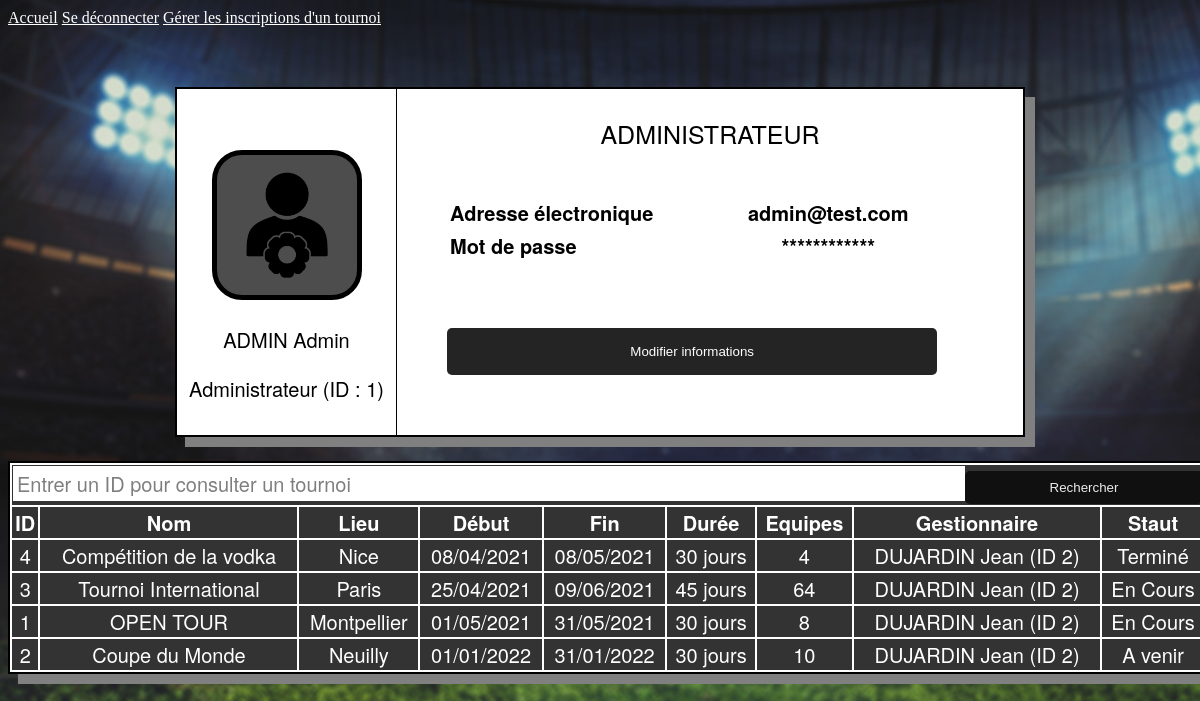
Screenshot of /php/Profil.php (signed in) with the database file from the repository.
### tables this page shows
CREATE TABLE IF NOT EXISTS Utilisateur
(
	idUtilisateur INTEGER NOT NULL PRIMARY KEY,
	nom VARCHAR(25) NOT NULL,
	prenom VARCHAR(25) NOT NULL,
	email VARCHAR(200) NOT NULL UNIQUE,
	motDePasse VARCHAR(64) NOT NULL,  
	role ENUM('Utilisateur', 'Administrateur') NOT NULL
) DEFAULT CHARSET=utf8;

CREATE TABLE IF NOT EXISTS Tournoi
(
	idTournoi INTEGER NOT NULL PRIMARY KEY,
	nom VARCHAR(25) NOT NULL,
	dateDeb DATE NOT NULL,
	duree INTEGER NOT NULL,
	idGestionnaire INTEGER NOT NULL,
	lieu VARCHAR(25) NOT NULL,
	nombreTotalEquipes INTEGER NOT NULL,
	CONSTRAINT FK_Tournoi_Gestionnaire FOREIGN KEY (idGestionnaire) REFERENCES Gestionnaire(idGestionnaire) ON UPDATE CASCADE ON DELETE CASCADE
) DEFAULT CHARSET=utf8;

### BDD/reqUtilisateur.php (called while the page is built, shortened)
<?php
	include_once(realpath(dirname(__FILE__)).'/../module/Utilisateur.php');
	function getUtilisateur(string $id)
	{
		include('DataBaseLogin.inc.php');
		$connexion = new mysqli($server, $user, $passwd, $db);
		$requete = "SELECT * FROM Utilisateur WHERE idUtilisateur = \"$id\";";
		$res = $connexion->query($requete);
		$objTemp = $res->fetch_object();
		$idUtilisateur = strval($objTemp->idUtilisateur);
		$nom = strval($objTemp->nom);
		$prenom = strval($objTemp->prenom);
		$email = strval($objTemp->email);
		$motDePasse = strval($objTemp->motDePasse);
		$role = strval($objTemp->role);
		return new Utilisateur($idUtilisateur, $nom, $prenom, $email, $motDePasse, $role);
	}
	function getUtilisateurWithEmail(string $login)
	{
		include('DataBaseLogin.inc.php');
		$connexion = new mysqli($server, $user, $passwd, $db);
		$requete = "SELECT * FROM Utilisateur WHERE email = \"$login\";";
		$res = $connexion->query($requete);
		$objTemp = $res->fetch_object();
		$idUtilisateur = strval($objTemp->idUtilisateur);
		$nom = strval($objTemp->nom);
		$prenom = strval($objTemp->prenom);
		$email = strval($objTemp->email);
		$motDePasse = strval($objTemp->motDePasse);
		$role = strval($objTemp->role);
		return new Utilisateur($idUtilisateur, $nom, $prenom, $email, $motDePasse, $role);
	}
?>

### module/Utilisateur.php (called while the page is built, shortened)
<?php
	class Utilisateur extends Entite
	{
		private $m_idUtilisateur;
		private $m_nom;
		private $m_prenom;
		private $m_email;
		private $m_motDePasse;
		private $m_role;
		public function __construct(int $idU, string $nom, string $prenom, string $email, string $motDePasse, string $role)
		{
			$this->m_idUtilisateur = $idU;
			$this->m_nom = $nom;
			$this->m_prenom = $prenom;
			$this->m_email = $email;
			$this->m_motDePasse = $motDePasse;
			$this->m_role = $role;
		}
		public function getIdUtilisateur()
		{
			return $this->m_idUtilisateur;
		}
		public function getNom()
		{
			return $this->m_nom;
		}
		public function getPrenom()
		{
			return $this->m_prenom;
		}
		public function getEmail()
		{
			return $this->m_email;
		}
		public function getMdp()
		{
			return $this->m_motDePasse;
		}
		public function getRole()
		{
			return $this->m_role;
		}
	}
?>

### BDD/reqGestionnaire.php (called while the page is built, shortened)
<?php
	include_once('reqUtilisateur.php');
	include_once('../module/Utilisateur.php');
	include_once('../module/Gestionnaire.php');
	function estGestionnaire(string $id)
	{
		include('DataBaseLogin.inc.php');
		$connexion = new mysqli($server, $user, $passwd, $db);
		$requete = "SELECT idGestionnaire FROM Gestionnaire WHERE idGestionnaire = \"$id\";";
		$res = $connexion->query($requete);
		$objTemp = $res->fetch_object();
		$idGestionnaire = strval($objTemp->idGestionnaire);
		if(empty($idGestionnaire))
			return false;
		return true;
	}
	function getGestionnaire(string $id)
	{
		include('DataBaseLogin.inc.php');
		$connexion = new mysqli($server, $user, $passwd, $db);
		$requete = "SELECT * FROM Gestionnaire WHERE idGestionnaire = \"$id\";";
		$res = $connexion->query($requete);
		$objTemp = $res->fetch_object();
		$idGestionnaire = strval($objTemp->idGestionnaire);
		$ut = getUtilisateur($id);
		return new Gestionnaire($ut->getIdUtilisateur(), $ut->getNom(), $ut->getPrenom(), $ut->getEmail(), $ut->getMdp(), $ut->getRole(), $idGestionnaire);
	}
?>

### BDD/reqJoueur.php (called while the page is built, shortened)
<?php
	include_once('reqUtilisateur.php');
	include_once('../module/Utilisateur.php');
	function estJoueur(string $id)
	{
		include('DataBaseLogin.inc.php');
		$connexion = new mysqli($server, $user, $passwd, $db);
		$requete = "SELECT idJoueur FROM Joueur WHERE idJoueur = \"$id\";";
		$res = $connexion->query($requete);
		$objTemp = $res->fetch_object();
		$idJoueur = strval($objTemp->idJoueur);
		if(empty($idJoueur))
			return false;
		return true;
	}
?>

### BDD/reqTournoi.php (called while the page is built, shortened)
<?php
	include_once('reqGestionnaire.php');
	include_once('../module/Tournoi.php');
	function getTournoi(string $id)
	{
		include('DataBaseLogin.inc.php');
		$connexion = new mysqli($server, $user, $passwd, $db);
		$requete = "SELECT * FROM Tournoi WHERE idTournoi = \"$id\";";
		$res = $connexion->query($requete);
		$objTemp = $res->fetch_object();
		$idTournoi = strval($objTemp->idTournoi);
		$nom = strval($objTemp->nom);
		$dateDeb = strval($objTemp->dateDeb);
		$duree = strval($objTemp->duree);
		$idGestionnaire = strval($objTemp->idGestionnaire);
		$lieu = strval($objTemp->lieu);
		$nombreTotalEquipes = strval($objTemp->nombreTotalEquipes);
		$gest = getGestionnaire($idGestionnaire);
		return new Tournoi($idTournoi, $nom, $dateDeb, $duree, $gest->getIdGestionnaire(), $lieu, $nombreTotalEquipes);
	}
	function getAllTournoibyDate()
	{
		include('DataBaseLogin.inc.php');
		$connexion = new mysqli($server, $user, $passwd, $db);
		$requete = "SELECT * FROM Tournoi ORDER BY dateDeb;";
		$res = $connexion->query($requete);
		$tabTournois = array();
		while($obj = $res->fetch_object())
		{
			array_push($tabTournois, getTournoi($obj->idTournoi));
		}
		return $tabTournois;
	}
?>

### module/Gestionnaire.php (called while the page is built, shortened)
<?php
	include_once('Utilisateur.php');
	class Gestionnaire extends Utilisateur
	{
		private $m_idGestionnaire;
		public function __construct(int $idU, string $nom, string $prenom, string $email, string $motDePasse, string $role, int $idG)
		{
			$this->m_idGestionnaire = $idG;
		}
		public function getIdGestionnaire()
		{
			return $this->m_idGestionnaire;
		}
	}
?>

### module/Tournoi.php (called while the page is built, shortened)
<?php
	include_once('TasMax.php');
	include_once('Gestionnaire.php');
	class Tournoi extends Entite
	{
		private $m_idTournoi;
		private $m_nom;
		private $m_dateDeb;
		private $m_duree;
		private $m_lieu;
		private $m_nombreTotalEquipes;
		public function __construct(int $idT, string $nom, string $dateDeb, string $duree, int $idG, string $lieu, string $nombreTotalEquipes)
		{
			$this->m_idTournoi = $idT;
			$this->m_nom = $nom;
			$this->m_dateDeb = $dateDeb;
			$this->m_duree = $duree;
			$this->m_lieu = $lieu;
			$this->m_nombreTotalEquipes = $nombreTotalEquipes;
		}
		public function getIdTournoi()
		{
			return $this->m_idTournoi;
		}
		public function getNom()
		{
			return $this->m_nom;
		}
		public function getDateDeb()
		{
			return $this->m_dateDeb;
		}
		public function getDuree()
		{
			return $this->m_duree;
		}
		public function getLieu()
		{
			return $this->m_lieu;
		}
		public function getNombreTotalEquipes()
		{
			return $this->m_nombreTotalEquipes;
		}
		public function termine()
		{
			$ajoutDuree = strtotime($this->m_dateDeb. '+'.$this->m_duree.' days');
			$today = strtotime(date("d-m-Y"));
			return ($ajoutDuree<$today) ;
		}
		public function enCours()
		{
			$dateTournoi = strtotime($this->m_dateDeb);
			$today = strtotime(date("d-m-Y"));
			$ajoutDuree = strtotime($this->m_dateDeb. '+'.$this->m_duree.' days');
			return ($dateTournoi<=$today)&&($ajoutDuree>=$today) ;
		}
	}
?>

### php/Profil.php (the view, shortened to what this page needs)
<?php
	include_once('../BDD/reqGestionnaire.php');
	$ut = getUtilisateurWithEmail($_SESSION['login']);
	$estAdministrateur = ($ut->getRole() === "Administrateur");
	$estGestionnaire = estGestionnaire($ut->getIdUtilisateur());
	$estJoueur = estJoueur($ut->getIdUtilisateur());
	$id = $ut->getIdUtilisateur();
?>
<!DOCTYPE html>
<html lang="fr">
	<head>
		<link rel="stylesheet" type="text/css" href="../css/styleProfil.css" />
	</head>
	<body id="body">
		<div id="header">
			<a href="../index.php">Accueil</a>
			<a href="Logout.php">Se déconnecter</a>
			<a href="ChoixInscription.php">Gérer les inscriptions d'un tournoi</a>
		</div>
		<div id="container-main">
			<div id="section1">
				<img src="../img/gestionnaire2.png">
				<?php
				echo '<p style="text-align:center">'.$ut->getNom().' '.$ut->getPrenom().'</p><p style="text-align:center">'.$ut->getRole().' (ID : '.$ut->getIdUtilisateur().') ';
				?>
			</div>
			<div id="section2">
				<?php
				if($estGestionnaire)
					echo  '<p id="maj">Gestionnaire</p>';
				elseif($estJoueur)
				{
					$joueur = getJoueur($id);
					$equipe = getEquipe($joueur->getIdJoueur()) ;
					echo  '<p id="maj">Joueur ('.$equipe->getNomEquipe().')</p>';
					if($joueur->getCapitaine())
						echo  '<p style="text-align:center">- Capitaine -</p>';
				}
				else
					echo '<p id="maj">'.$ut->getRole().'</p>';
				if(!isset($_POST['modifier']))
				{
					echo
					'<div id="section3">
						<table>
							<tr>
								<th style="text-align:left">Adresse électronique</th><th>'.$ut->getEmail().'</th>
							</tr>
							<tr>
								<th style="text-align:left">Mot de passe</th><th>************</th>
							</tr>
						</table>
						<form action="Profil.php" method="POST">
							<button type="submit" class="envoi" name="modifier" value="Envoyer" style="margin-top:45px">Modifier informations</button>
						</form>
					</div>';
				}
				echo '
				</div>
				</div>';
				if($estAdministrateur)
				{
					$tabTournois = getAllTournoiByDate();
					echo '<div id="tab">
					<table>
						<tr>
							<form action="Profil.php" method="post">
								<tr><th colspan="9" style="text-align:left">
								<input type="number" name="idT" id="idT" placeholder="Entrer un ID pour consulter un tournoi"><button type="submit" class="btn" name="envoiValeurs" value="Envoyer">Rechercher</button>
							</form>
							</th></tr>
							<th>ID</th>
							<th>Nom</th>
							<th>Lieu</th>
							<th>Début</th>
							<th>Fin</th>
							<th>Durée</th>
							<th>Equipes</th>
							<th>Gestionnaire</th>
							<th>Staut</th>
						</tr>';
					for($i=0;$i<sizeof($tabTournois);++$i)
					{
						$idG = $tabTournois[$i]->getIdGestionnaire();
						$gest = getGestionnaire($idG) ;
						echo'
						<tr>
						<td>'.$tabTournois[$i]->getIdTournoi().'</td>
						<td>'.$tabTournois[$i]->getNom().'</td>
						<td>'.$tabTournois[$i]->getLieu().'</td>
						<td>'.date("d/m/Y", strtotime($tabTournois[$i]->getDateDeb())).'</td>
						<td>'.date("d/m/Y", strtotime($tabTournois[$i]->getDateDeb(). '+'.$tabTournois[$i]->getDuree().' days')).'</td>
						<td>'.$tabTournois[$i]->getDuree().' jours</td>
						<td>'.$tabTournois[$i]->getNombreTotalEquipes().'</td>
						<td>'.$gest->getNom().' '.$gest->getPrenom().' (ID '.$idG.')</td>';
						if($tabTournois[$i]->termine())
							echo '<td>Terminé</td>';
						elseif($tabTournois[$i]->enCours())
							echo '<td>En Cours</td>';
						else
							echo '<td>A venir</td>';
						echo'</tr>';
					}
					echo'</table>';
				}
							?>
			</div>
	</body>
</html>

### css/styleProfil.css (style rules this page uses)
* { box-sizing: border-box }
#body { background-color:#f2f2f2; background-image:url('../img/back.jpg'); background-size:cover; background-attachment:fixed; }
#header, #section1, #section2, #footer { padding:1px 0; }
#container-main { border:2px solid black; margin:auto; margin-top:5%; margin-bottom:2%; position:relative; width:850px; height:350px; box-shadow: 10px 10px grey; }
#section1 { border-right:1px solid black; float:left; position:absolute; width:220px; height:100%; background-color:white; font-size:20px; }
img { margin:60px 0 0 35px; width:150px; border-radius:30px; border:5px solid black; background-color:#4d4d4d; }
#section2 { margin-left:220px; height:100%; background-color:white; }
#maj { font-size:25px; text-align:center; text-transform:uppercase; }
p,label { font-family: 'Helvetica Neue', 'Helvetica', 'Arial', sans-serif; font-size:20px; }
#container-main table, #container-main2 tr, #container-main2th, #container-main2 td { font-family: 'Helvetica Neue', 'Helvetica', 'Arial', sans-serif; font-size:20px; width:90%; padding-bottom:20px; }
#section3 { margin:7% 5% 5% 8%; height:; background-color:; }
.envoi { background-color: #0d0d0d; color: white; padding: 16px 20px; margin: 8px 0; border: none; cursor: pointer; width: 90%; opacity: 0.9; border-radius:5px; }
#tab { border:2px solid black; margin:auto; margin-top:2%; position:relative; width:1200px; height:100%; box-shadow: 10px 10px grey; background-color:#333333; }
#tab table { height:; width:100%; }
#tab th { border-collapse: collapse; border:2px solid white ; font-family: 'Helvetica Neue', 'Helvetica', 'Arial', sans-serif; font-size:20px; color:white; text-align:center; }
#tab table, #tab td { border-collapse: collapse; border:2px solid white ; font-family: 'Helvetica Neue', 'Helvetica', 'Arial', sans-serif; font-size:20px; color:white; text-align:center; }
a { color:white; }
input[type=number] { width: 80%; padding:; margin:; display: inline-block; font-family: 'Helvetica Neue', 'Helvetica', 'Arial', sans-serif; border:2px solid white; background:white; font-size:20px; color:black; }
::placeholder { color: black; opacity:0.5; }
.btn { background-color: #0d0d0d; color: white; padding:9px; margin:; border: none; cursor: pointer; width: 20%; opacity: 0.9; border-radius:5px; }

### rows the page displays
utilisateur: nom "ADMIN", prenom "Admin", role "Administrateur", idUtilisateur "1", role "ADMINISTRATEUR", email "admin@test.com"
tournoi: IdTournoi "4", nom "Compétition de la vodka", lieu "Nice", dateDeb "08/04/2021", dateDeb+duree "08/05/2021", duree "30", idTournoi "4", utilisateur.nom "DUJARDIN", utilisateur.prenom "Jean", shows "Terminé"
tournoi: idTournoi "3", nom "Tournoi International", lieu "Paris", dateDeb "25/04/2021", dateDeb+duree "09/06/2021", duree "45", nombreTotalEquipes "64", utilisateur.nom "DUJARDIN", utilisateur.prenom "Jean", shows "En Cours"
tournoi: idTournoi "1", nom "OPEN TOUR", lieu "Montpellier", dateDeb "01/05/2021", dateDeb+duree "31/05/2021", duree "30", nombreTotalEquipes "8", utilisateur.nom "DUJARDIN", utilisateur.prenom "Jean", shows "En Cours"
tournoi: nom "Coupe du Monde", lieu "Neuilly", dateDeb "01/01/2022", dateDeb+duree "31/01/2022", duree "30", nombreTotalEquipes "10", utilisateur.nom "DUJARDIN", utilisateur.prenom "Jean", shows "A venir"
utilisateur: idUtilisateur "2"
